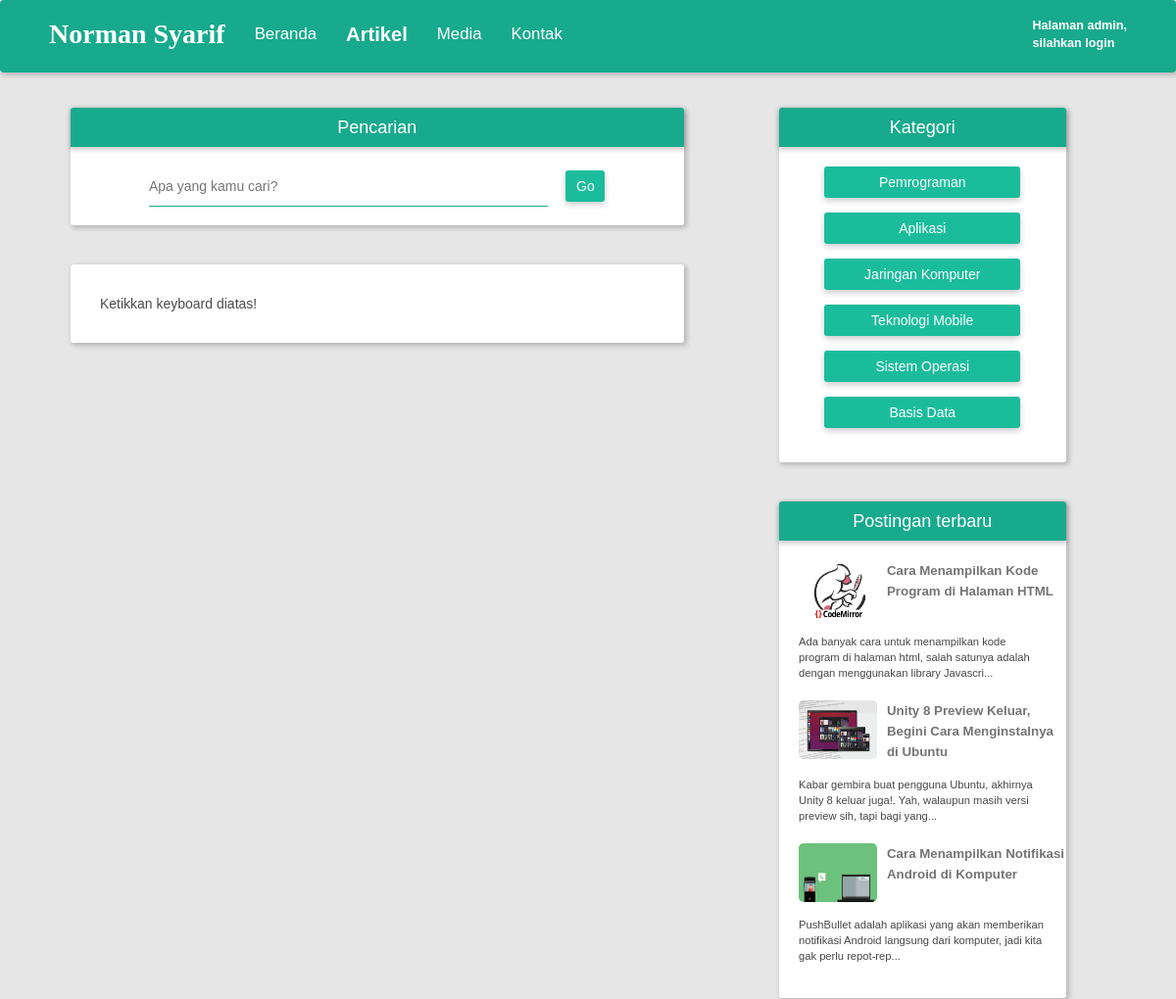
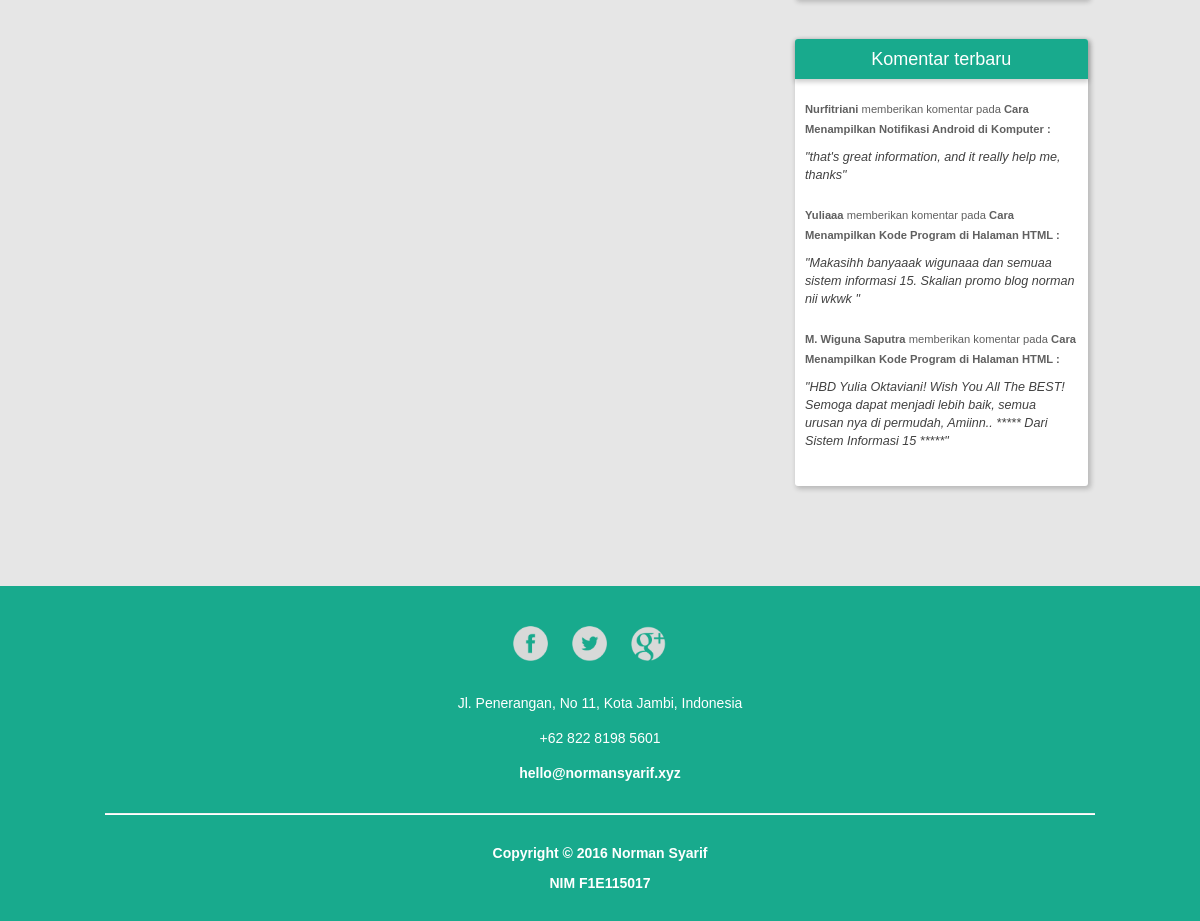
/artikel/search.php, run on the app's committed database (2 pictures, top to bottom).
### tables this page shows
CREATE TABLE `post` (
  `id` int(11) NOT NULL,
  `title` varchar(100) NOT NULL,
  `description` varchar(500) NOT NULL,
  `category` varchar(20) NOT NULL,
  `date` date NOT NULL,
  `tags` varchar(200) NOT NULL,
  `comment_id` varchar(10) NOT NULL,
  `path` varchar(50) NOT NULL
);

CREATE TABLE `comment` (
  `id` int(11) NOT NULL,
  `name` varchar(50) NOT NULL,
  `email` varchar(50) NOT NULL,
  `date` datetime NOT NULL,
  `content` varchar(500) NOT NULL,
  `post_id` int(11) NOT NULL
);

### artikel/search.php (the view, shortened to what this page needs)
<?php
include 'include/connect.php';
$post_sb = $mysqli->query("SELECT * FROM post ORDER BY date DESC LIMIT 3");
$comment_sb = $mysqli->query("SELECT * FROM post INNER JOIN comment ON post.id=comment.post_id ORDER BY comment.date DESC LIMIT 3");
?>
<!DOCTYPE html>
<html>
<head>
	<link rel="stylesheet" type="text/css" href="../assets/bs.css">
	<link rel="stylesheet" type="text/css" href="../assets/style.css">
</head>
<body id="body">
	<nav style="position: fixed" class="navbar navbar-default shadow" id="blog-navbar">
		<div class="container-fluid wrapper">
			<div class="navbar-header" id="blog-header">
				<a class="navbar-brand" href="http://normansyarif.xyz">Norman Syarif</a>
			</div>
			<div class="collapse navbar-collapse" id="myNavbar">
				<ul class="nav navbar-nav" id="navnav">
					<li><a href="../">Beranda</a></li>
					<li><a href="index.php"><span class="besar-sedikit">Artikel</span></a></li>
					<li><a href="../galeri">Media</a></li>
					<li><a href="../kontak">Kontak</a></li>
				</ul>
				<ul class="nav navbar-nav navbar-right login" id="login-biasa-white">
					<?php
					if(!isset($_SESSION['username'])) {
						echo "<p>Halaman admin,<br><a href='halaman_admin/login.php'>silahkan login</a></p>";
					}else{
						echo "<p>Telah masuk sebagai <u><a href='halaman_admin/admin.php'>".$_SESSION['username']."</a></u>
						<br><a href='halaman_admin/proses_logout.php'>Logout</a></p>";
					}
					?>
				</ul>
			</div>
		</div>
	</nav>
	<div class="container" style="padding-top: 70px">
		<div class="row">
			<div class="container col-md-7">
				<div class="row">
					<div class="container col-md-11 col-xs-10 col-md-offset-1 col-xs-offset-1">
						<div class="row">
							<form action="search.php" id="searchbox" method="post" class="side-box">
								<h4 class="side-title">Pencarian</h4>
								<div class="foo" style="text-align: center">
									<input class="input search-input" name="s" placeholder="Apa yang kamu cari?" type="text">
									<button type="submit" id="search-btn" class="button" type="submit" name="search">Go</button>
								</div>
							</form>
							<div class="ar-box">
								<div id="article-wrapper">
									<?php include 'process_search.php';?>
								</div>
							</div>
						</div>
					</div>
				</div>
			</div>
			<div class="container col-md-3 col-xs-10 col-md-offset-1 col-xs-offset-1">
				<div class="row">
					<div id="cat" class="side-box">
						<h4 class="side-title">Kategori</h4>
						<a href="index.php?programming"><button class="button center-block">Pemrograman</button></a>
						<a href="index.php?application"><button class="button center-block">Aplikasi</button></a>
						<a href="index.php?networking"><button class="button center-block">Jaringan Komputer</button></a>
						<a href="index.php?mobile"><button class="button center-block">Teknologi Mobile</button></a>
						<a href="index.php?os"><button class="button center-block">Sistem Operasi</button></a>
						<a href="index.php?database"><button class="button center-block">Basis Data</button></a>
					</div>
					<div id="side-rec-post" class="side-box">
						<h4 class="side-title">Postingan terbaru</h4>
						<?php
						if($post_sb->num_rows > 0) {
							while($row=$post_sb->fetch_assoc()) {
								echo "
								<img class='sb-rec-img' src='post/".$row['path']."/pic.jpg'>
								<a href='post/".$row['path']."' class='sb-rec-title'>".substr($row['title'],0, 60)."</a>
								<div class='clear'></div>
								<p class='sb-rec-text'>".substr($row['description'],0, 120)."...</p>
								";
							}
						}
						?>
					</div>
					<div id="side-rec-comment" class="side-box">
						<h4 class="side-title">Komentar terbaru</h4>
						<?php
						if($comment_sb->num_rows > 0) {
							while($row = $comment_sb->fetch_assoc()) {
								echo "
								<p class='sb-rec-comment-info'>".$row['name']." <span class='sb-rec-comment-on'>memberikan komentar pada </span><a href='post/".$row['path']."'>".$row['title']."</a> : </p>
								<p class='sb-rec-comment-content'>\"".$row['content']."\"";
								}
							}
							?>
						</div>
					</div>
				</div>
			</div></div>
			<div id="blog-footer">
				<?php include '../assets/footer.php' ?>
			</div>
		</body>
		</html>

### data on the page
post: path (picture), title "Cara Menampilkan Kode Program di Halaman HTML", description "Ada banyak cara untuk menampilkan kode program di halaman html, salah satunya adalah dengan menggunakan library Javascri", comment.name "Yuliaaa", comment.content "Makasihh banyaaak wigunaaa dan semuaa sistem informasi 15. Skalian promo blog norman nii wkwk", comment.name "M. Wiguna Saputra", comment.content "HBD Yulia Oktaviani! Wish You All The BEST! Semoga dapat menjadi lebih baik, semua urusan nya di permudah, Amiinn.. ***** Dari Sistem Informasi 15 *****"
post: path (picture), title "Unity 8 Preview Keluar, Begini Cara Menginstalnya di Ubuntu", description "Kabar gembira buat pengguna Ubuntu, akhirnya Unity 8 keluar juga!. Yah, walaupun masih versi preview sih, tapi bagi yang"
post: path (picture), title "Cara Menampilkan Notifikasi Android di Komputer", description "PushBullet adalah aplikasi yang akan memberikan notifikasi Android langsung dari komputer, jadi kita gak perlu repot-rep", comment.name "Nurfitriani", comment.content "that's great information, and it really help me, thanks"
